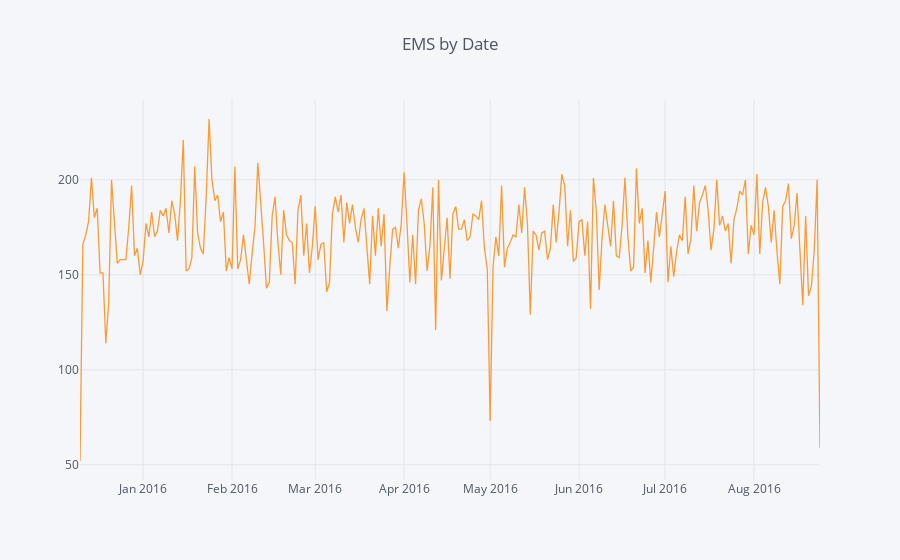

Source (notebook cell):
### Code cell
df[df['Reason']=="EMS"].groupby('Date').count()['zip'].iplot(title = "EMS by Date")

### Figure 1 — Plotly figure (JSON) as saved in the notebook; plotly's stock layout.template omitted (floating-point values rounded to 4 significant figures; data arrays with more than 128 entries replaced by an {"elided": "..."} marker saying what was removed)
{"data": [{"line": {"color": "rgba(255, 153, 51, 1.0)", "dash": "solid", "shape": "linear", "width": 1.3}, "mode": "lines", "name": "zip", "text": "", "type": "scatter", "uid": "5ceb7a4b-f91e-416d-8585-d0c71483762c", "x": {"elided": "259 str values"}, "y": {"elided": "259 int values"}}], "layout": {"legend": {"bgcolor": "#F5F6F9", "font": {"color": "#4D5663"}}, "paper_bgcolor": "#F5F6F9", "plot_bgcolor": "#F5F6F9", "title": {"font": {"color": "#4D5663"}, "text": "EMS by Date"}, "xaxis": {"gridcolor": "#E1E5ED", "showgrid": true, "tickfont": {"color": "#4D5663"}, "title": {"font": {"color": "#4D5663"}, "text": ""}, "zerolinecolor": "#E1E5ED"}, "yaxis": {"gridcolor": "#E1E5ED", "showgrid": true, "tickfont": {"color": "#4D5663"}, "title": {"font": {"color": "#4D5663"}, "text": ""}, "zerolinecolor": "#E1E5ED"}}}
